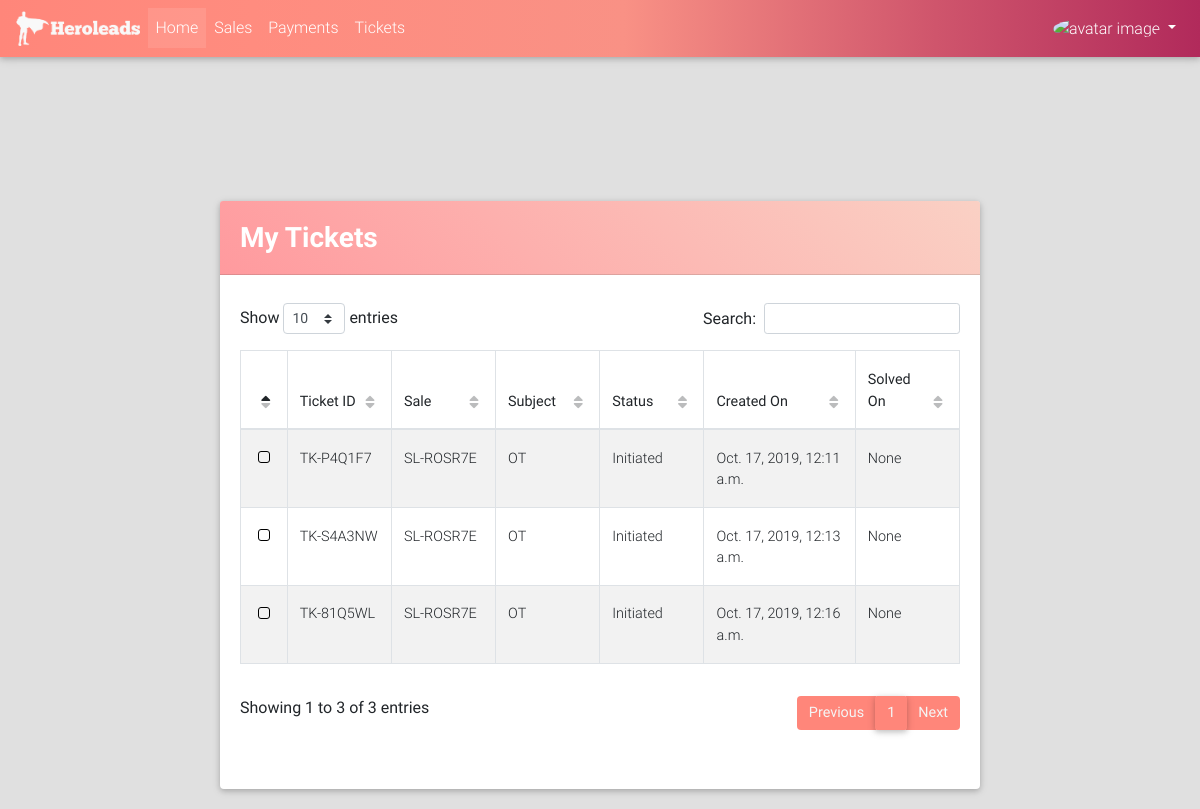
The page /tickets/list/ (signed in) on the database its author committed.
### tickets/models.py (models this page shows, shortened)
class Ticket(models.Model):
    TICKET_STATUS_CHOICES = (("IN", "Initiated"), ("PR", "Processing"), ("SL", "Solved"), ("CN", "Cancelled"), ("EX", "Expired"))
    QUERY_TYPE_CHOICES = (("PR", "Price"), ("PM", "Payment"), ("OT", "Other"))
    ticket_id = models.CharField(max_length=32, default=ticket_id_generator)
    sale = models.ForeignKey("sales.Sale", on_delete=models.CASCADE)
    status = models.CharField(max_length=2, choices=TICKET_STATUS_CHOICES, default="IN")
    query_type = models.CharField(max_length=2, choices=QUERY_TYPE_CHOICES, default="OT")
    executive_description = models.TextField(verbose_name="Comment", blank=True)
    photo = models.ImageField(upload_to="tickets/photos/", blank=True, null=True)
    created_on = models.DateTimeField(auto_now_add=True)
    solved_on = models.DateTimeField(blank=True, null=True)
    description = models.TextField(blank=True)
    """info from finance team"""
    @property
    def get_absolute_url(self):
        return reverse_lazy("tickets:detail", kwargs={"id": self.id})

### sales/models.py (models this page shows, shortened)
class Sale(models.Model):
    SALE_STATUS_CHOICES = (("CR", "Created"), ("PR", "Process"), ("AP", "Approved"), ("CP", "Completed"), ("DC", "Declined"))
    agent = models.ForeignKey(User, on_delete=models.CASCADE)
    campaign_name = models.CharField(max_length=128)
    sale_date = models.DateField()
    setup_fee = models.PositiveIntegerField()
    contract_volume = models.PositiveIntegerField()
    monthly_budget = models.PositiveIntegerField()
    duration = models.ForeignKey(Duration, on_delete=models.PROTECT)
    management_fee = models.PositiveIntegerField()
    car_dealer_amount = models.PositiveIntegerField()
    payment_terms = models.PositiveIntegerField()
    agent_comment = models.TextField(verbose_name="Comment", blank=True)
    first_commission_paid = models.BooleanField(default=False)
    last_commission_paid = models.BooleanField(default=False)
    first_commission_pay_on = models.DateField(blank=True, null=True)
    last_commission_pay_on = models.DateField(blank=True, null=True)
    finance_comment = models.TextField(blank=True)
    commission_applicable = models.FloatField(blank=True, null=True)
    payment_term_intz = models.PositiveIntegerField(blank=True, null=True)
    car_dealer_bonus = models.PositiveIntegerField(blank=True, null=True)
    multiplier_applicable = models.FloatField(blank=True, null=True)
    setup_fee_payout = models.PositiveIntegerField(blank=True, null=True)
    first_payout = models.PositiveIntegerField(blank=True, null=True)
    last_payout = models.PositiveIntegerField(blank=True, null=True)
    bonus_payout = models.PositiveIntegerField(blank=True, null=True)
    total_payout = models.PositiveIntegerField(blank=True, null=True)
    sale_id = models.CharField(max_length=32, default=sale_id_generator)
    status = models.CharField(max_length=2, choices=SALE_STATUS_CHOICES, default="CR")
    created_on = models.DateTimeField(auto_now_add=True)

### tickets/views.py (the view)
class TicketListView(LoginRequiredMixin, ListView):
    model = Ticket
    context_object_name = "tickets"
    template_name = "tickets/list.html"
    def get_queryset(self):
        qs = super().get_queryset()
        return qs.filter(sale__agent=self.request.user)

### portal/templates/tickets/list.html (shortened to what this page needs)
{% extends "portal/base.html" %}
{% load crispy_forms_tags %}
{% load static %}
{% block custom_links %}
    <link href="{% static "css/addons/datatables.min.css" %}" rel="stylesheet">
    <link href="{% static "css/addons/datatables-select.min.css" %}" rel="stylesheet">
{% endblock %}
{% block content %}
    <br><br><br><br><br>
    <div class="col-lg-8" style="margin: auto;padding: 20px">
        <div class="card">
            <div class="card-header warm-flame-gradient clearfix">
                <div class="page_heading float-left">
                    <h3 class="font-weight-bold white-text mt-2">My Tickets</h3>
                </div>
            </div>
        <div class="card-body">
            <table id="dt-basic-checkbox" class="table table-striped table-bordered" cellspacing="0" width="100%">
          <thead>
            <tr>
              <th></th>
              <th class="th-sm">Ticket ID</th>
              <th class="th-sm">Sale</th>
              <th class="th-sm">Subject</th>
              <th class="th-sm">Status</th>
              <th class="th-sm">Created On</th>
              <th class="th-sm">Solved On</th>
            </tr>
          </thead>
          <tbody>
            {% for ticket in tickets %}
                <tr>
                    <td></td>
                    <td><a href="{{ ticket.get_absolute_url }}">{{ ticket.ticket_id }}</a></td>
                    <td>{{ ticket.sale.sale_id }}</td>
                    <td>{{ ticket.query_type }}</td>
                    <td>{{ ticket.get_status_display}}</td>
                    <td>{{ ticket.created_on }}</td>
                    <td>{{ ticket.solved_on }}</td>
                </tr>
            {% endfor %}
          </tbody>
        </table>
        </div>
        </div>
    </div>
{% endblock %}

### portal/static/css/style.css (style rules this page uses)
.table-striped > tbody > tr:nth-child(2n+1) > td, .table-striped > tbody > tr:nth-child(2n+1) > th { background-color: #7abaffl; }

### rows shown on the page
Ticket: ticket_id "TK-P4Q1F7", sale.sale_id "SL-ROSR7E", query_type "OT", status "Initiated", created_on "Oct. 17, 2019, 12:11 a.m.", solved_on "None"
Ticket: ticket_id "TK-S4A3NW", sale.sale_id "SL-ROSR7E", query_type "OT", status "Initiated", created_on "Oct. 17, 2019, 12:13 a.m.", solved_on "None"
Ticket: ticket_id "TK-81Q5WL", sale.sale_id "SL-ROSR7E", query_type "OT", status "Initiated", created_on "Oct. 17, 2019, 12:16 a.m.", solved_on "None"
